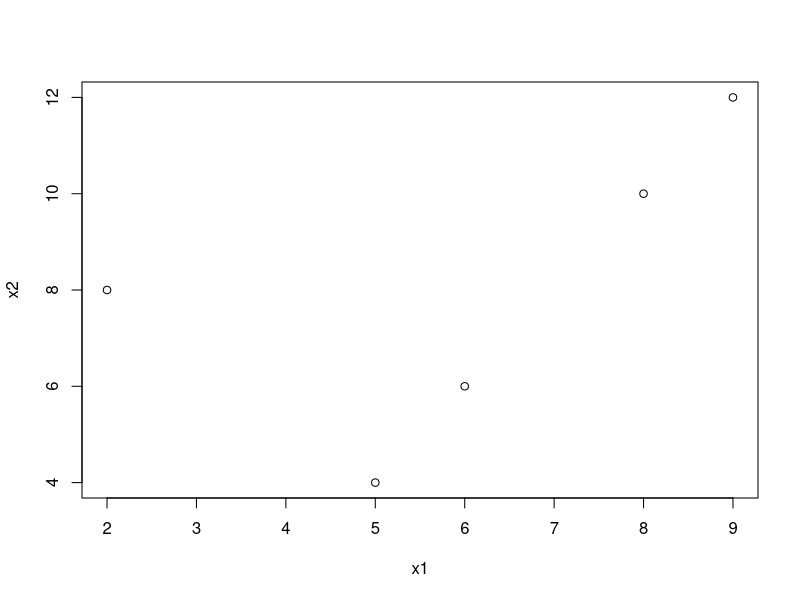

Reproduce this figure in R.
#---------Problem_1----------------
# Construct matrix and mean vector, covariance matrix, and correlation matrix 
# from the matrix.
# Creating data frame (df) from given data.
df=data.frame(
      x1=c(9, 2, 6, 5, 8),
      x2=c(12, 8, 6, 4, 10),
      x3=c(3, 4, 0, 2, 1))
print(df)
# Extract the first column 
x1=df[,1]
x1
# Extract the second column
x2=df[,2]
x2
# Plotting scatter plot with the first and second column
plot(x1,x2)
#--mean vector of column first and second
m1=mean(x1)
m2=mean(x2)
m=as.matrix(m1,m2)
m
# Calculating sample mean and creating mean vector.

mean_vect=as.matrix(colMeans(df))
mean_vect
# Creating the covariance matrix for given data frame
cov(df)
# Creating the correlation matrix for the given data frame
cor(df)


#------------Problem_2-------------------------

# Spectral decomposition for the given data.
S=matrix(c(13, -4, 2, -4, 11, -2, 2, -2, 8),3,3,byrow = TRUE)
print(S)

# Calculating the eigenvalues and eigenvectors for the given matrix.

eig=eigen(S)
# Find the eigen vectors or creating the P

P=eig$vectors
# Find the eigan values or creating the V vector

v=eig$values
v
# Creating the diagonal matrix form eigen values

D=diag(eig$values)

# The formula of the spectral decomposition (PDP-1)

# Matrix Factorization

#-1 Factorization of S: S = P diag(D) P’. That is, the matrix S
#can be represented as the product

P%*% D%*% t(P)

#-2: V diagonalizes S: D = P’ S P. That is, the matrix V transforms A
#into the diagonal matrix D, corresponding to orthogonal (uncorrelated) variables.
print(D)

zapsmall(t(P)%*% S %*% P)

# Spectral Decomposition 
#The basic idea here is that each eigenvalue–eigenvector pair generates a rank 1
#matrix, λiviv′i, and these sum to the original matrix, A=∑iλiviv′i
s1=v[1]* P[,1]%*% t(P[,1])
s1

s2=v[2]* P[,2]%*% t(P[,2])
s2
s3=v[3]* P[,3]%*% t(P[,3])
s3

#Then, summing them gives S, so they do decompose S:

s1+s2+s3

all.equal(S,s1+s2+s3)


# ---------------Problem_3-------------------
# Singular value decomposition using function (svd):
 
# Creating a matrix
A = as.matrix(data.frame(
                          c1=c(4,7,-1,8), 
                          c2=c(-5,-2,4,2), 
                          c3=c(-1,3,-3,6)))
A
# the singular value decomposition is
decom=svd(A)
print(decom)

# Here verifying the results
R=decom$u %*% diag(decom$d) %*% t(decom$v)
R

all.equal(A,R)


#or
B = matrix(
  data = c(5, -4, 1, 2), 
  nrow = 2
)
B
# Singular value decomposition
sv_decomp = svd(A)

# View results
sv_decomp

# Verify the results of the SVD
Q=sv_decomp$u %*% diag(sv_decomp$d) %*% t(sv_decomp$v)
all.equal(B,Q)

#----------Problem_4--------------------
# Hoteling t-squre related problem 5.1: Let the data matrix for a random sample
# of size n=3 from a bivariate normal. Evalute the observed T^2 for mu\prime_0=
#[9,5]. What is the sampling distribution of T^2 in this case?
# Creating the matrix
n=3
p=2
men_prime=as.matrix(c(9,5))
men_prime
X=as.matrix(data.frame(x1=c(6,10,8),
                       x2=c(9,6,3)))
X
# the sample mean vector
men=as.matrix(colMeans(X))
men
# Find the covariance matrix for the given matrix
s=cov(X)
s
# The inverse matrix of the covariance matrix.
s_invers=solve(s)
print(s_invers)
# Finding the mean difference
mean_diff=men-men_prime
mean_diff
transpose=t(mean_diff)
transpose

# hotelling t^2 
T_2=n*transpose%*%s_invers%*%mean_diff
T_2
# Finding the critical value for F statistic at 10% level of significance.
F_critical_value=qf(.10,df1 = p,df2 = n-1,lower.tail = FALSE)
F_critical_value
# Now calculated the Tabulated T^2 value
T_table=(((n-1)*p)/(n-p))*F_critical_value
T_table

# Comment:
# There is evidence to reject Null hypothesis because calculated T^2 is smaller 
# than tabulated value.

#--------------Problem_5--------------------------

# Perspiration from 20 healthy females was analyzed. Three components, X1=sweet rasterImage()
# x2=sodium content, and x3= Potassiam content, were measured, and the results, which 
# wecall the sweat data, are presented.
# The test hypothesis H_0: mu_prime =[4,50,10] aganist=H_1:mu is not equal to given mean
# at the label of significance 10%

# the mean vector

# the variance and covariance matrix
n=20
p=3
mu=as.matrix(c(4,50,10))
mu
df=data.frame(
    X1=c(3.7,5.7,3.8,3.2,3.1,4.6,2.4,7.2,6.7,5.4,3.9,4.5,3.5,4.5,1.5,8.5,4.5,6.5,4.1,5.5),
    X2=c(48.5,65.1,47.2,53.2,55.5,36.1,24.8,33.1,47.4,54.1,36.9,58.8,27.8,40.2,13.5,56.4,71.6,52.8,44.1,40.9),  
    X3=c(9.3,8.0,10.9,12.0,9.7,7.9,14.0,7.6,8.5,11.3,12.7,12.3,9.8,8.4,10.1,7.1,8.2,10.9,11.2,9.4)
        )
#View(df)
x_bar=as.matrix(colMeans(df))
x_bar
# Finding the variance and covariance matrirx
S=cov(df)
S
# Finding the inverse of variance and covariance matrix
S_inv=solve(S)
S_inv
mu_diff=x_bar-mu
mu_diff
# mean diff transpose 
mu_diff_tanspose=t(mu_diff)
mu_diff_tanspose

# Observed hotelling T^2
T_sq=n*mu_diff_tanspose%*%S_inv%*% mu_diff
T_sq

#Finding the tabultd value for F at the level of significance 10%
F_tab=qf(.10,df1 = p,df2 = n-p,lower.tail = FALSE)
F_tab
# critical value
F_crit=(((n-1)*p)/(n-p))*F_tab
F_crit
